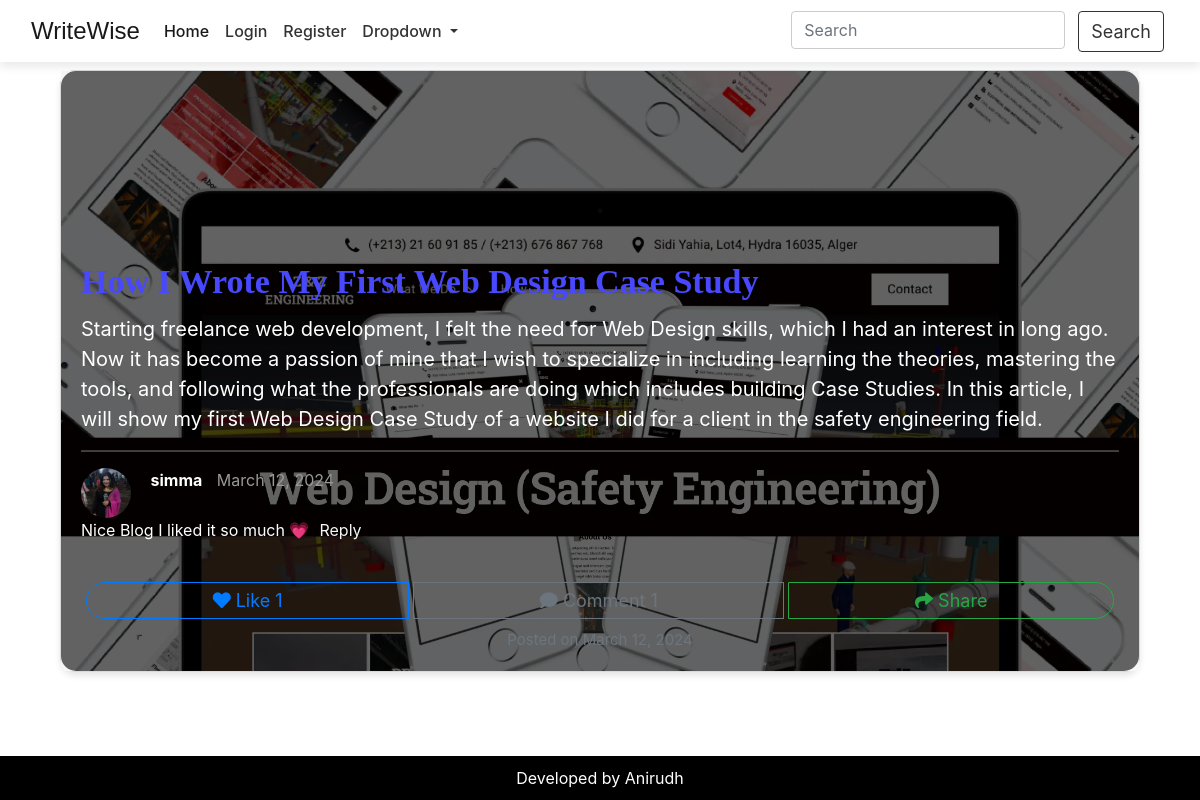
The app's page /12/ with its own data.
### blogApp/models.py (models this page shows, shortened)
class BlogPost(models.Model):
    title = models.CharField(max_length=255)
    content = models.TextField()
    author = models.ForeignKey(User, on_delete = models.SET_NULL, null=True, related_name="blog_posts")
    publication_date = models.DateTimeField(auto_now_add=True)
    featured_image = models.ImageField(upload_to="blog/images", blank=True, null=True)
    video = models.FileField(upload_to="blog/videos", blank=True, null=True)
    liked_by = models.ManyToManyField(User, related_name="liked_posts", blank=True)

class Comment(models.Model):
    blog_post = models.ForeignKey(BlogPost, on_delete = models.CASCADE,  related_name="comments")
    author = models.ForeignKey(User, on_delete = models.CASCADE)
    content = models.TextField()
    publication_date = models.DateTimeField(auto_now_add=True)

### userApp/models.py (models this page shows, shortened)
class UserProfile(models.Model):
    user = models.OneToOneField(User, on_delete=models.CASCADE, related_name="profile")
    profile_picture = models.ImageField(upload_to="profile/pictures", default="images\man.png", null=True, blank=True)
    bio = models.TextField(blank=True)
    is_private = models.BooleanField(default=False)
    followers = models.ManyToManyField(User, related_name='following', blank=True)
    following = models.ManyToManyField(User, related_name='followers', blank=True)

### blogApp/views.py (the view)
# urls.py: path('<int:pk>/', blog_details, name='blog-details'),
def blog_details(request, pk):
    try:
        blog = get_object_or_404(BlogPost, pk = pk)
        comments = Comment.objects.filter(blog_post = blog)
        noOfLikes = blog.liked_by.count()
        noOfComments =  Comment.objects.filter(blog_post = blog).count()
        replies = {}
        for comment in comments:
            replies[comment] = comment.replies.all()
        comments_with_replies = [(comment, replies.get(comment, [])) for comment in comments]
        context = {
            'title': 'blog-details',
            'blog': blog,
            'comments': comments,
            'noOfLikes': noOfLikes,
            'noOfComments': noOfComments,
            'replies': replies,
            'comments_with_replies': comments_with_replies,
        }
        return render(request, 'blogApp/blog_details.html', context)
    except Exception as e:
        print(f"Error in blog details page: {e}")
        messages.error(request, 'An error occurred while loading the blog details page.')
        return redirect('blogApp:home-page')

### userApp/context_processors.py (called while the page is built)
def notification_count(request):
    try:
        if request.user.is_authenticated:
            no_of_request = FollowRequest.objects.filter(to_user=request.user, is_accepted=False).count()
        else:
            no_of_request = 0
    except Exception as e:
        no_of_request = 0
    return {'notification_count': no_of_request}

### blogApp/templates/blogApp/blog_details.html (shortened to what this page needs)
{% extends 'blogApp/base.html' %} {% load static %} {% block content %}
<div class="container mt-5">
  <div class="row justify-content-center">
    <div class="col-md-12">
      <div class="card mb-4 mx-auto">
        <div class="position-relative">
          <div class="overflow-hidden position-relative" style="height: 600px">
            <img
              src="{{ blog.featured_image.url }}"
              class="card-img-top blur-image"
              alt="Blog Image"
            />
            <div
              class="card-img-overlay text-white d-flex flex-column justify-content-end"
            >
              <div
                class="scrollable-text"
                style="max-height: 300px; overflow-y: auto"
              >
                <h5 class="card-title">{{ blog.title }}</h5>
                <p class="card-text">{{ blog.content }}</p>
                <hr />
                {% include "blogApp/commentdisplay.html" %}
              </div>
              <div class="btn-group">
                <button
                  type="button"
                  class="btn btn-sm btn-outline-primary btn-radius"
                  onclick="likePost({{ blog.id }})"
                >
                  <i class="fas fa-heart"></i> Like
                  <span id="likeCount">{{ noOfLikes }}</span>
                </button>
                <button
                  type="button"
                  class="btn btn-sm btn-outline-secondary"
                  onclick="toggleCommentForm()"
                >
                  <i class="fas fa-comment"></i> Comment
                  <span id="commentCount">{{ noOfComments }}</span>
                </button>
                <button
                  type="button"
                  class="btn btn-sm btn-outline-success btn-radius"
                >
                  <i class="fas fa-share"></i> Share
                </button>
              </div>
              <small class="text-muted"
                >Posted on {{ blog.publication_date|date:"F d, Y" }}</small
              >
            </div>
          </div>
        </div>
      </div>
    </div>
  </div>
</div>
{% endblock %}

### blogApp/templates/blogApp/commentdisplay.html (shortened to what this page needs)
{% load static %}
<div id="comments">
  {% for comment, reply_queryset in comments_with_replies %}
    <div class="comment">
      <div class="comment-header">
        {% if comment.author.profile.profile_picture %}
          <img
            src="{{ comment.author.profile.profile_picture.url }}"
            class="profile-picture"
            alt="Profile Picture"
          />
        {% else %}
          <img
            src="{% static 'images/man.png' %}"
            class="profile-picture"
            alt="Profile Picture"
          />
        {% endif %}
        <div class="comment-info">
          <span class="comment-author">{{ comment.author }}</span>
          <span class="comment-date">{{ comment.publication_date|date:"F d, Y" }}</span>
        </div>
      </div>
      <div class="comment-content-wrapper">
        <div class="comment-content">{{ comment.content }}</div>
        <a href="{% url 'blogApp:reply' pk=comment.pk %}" class="reply-link">Reply</a>
      </div>
      <div class="replies">
        {% for reply in reply_queryset %}
          <div class="reply">
          </div>
        {% endfor %}
      </div>
    </div>
  {% endfor %}
</div>

### blogApp/static/css/comment.css (style rules this page uses)
.comment { margin-bottom: 20px; }
.profile-picture { width: 50px; height: 50px; border-radius: 50%; margin-right: 15px; object-fit: cover; }
.comment-info { display: inline-block; vertical-align: top; }
.comment-author { font-weight: bold; }
.comment-date { margin-left: 10px; color: #999; }
.comment-content { margin-right: 10px; }
.replies { margin-left: 60px; }
.reply { margin-top: 10px; padding: 10px; border-radius: 5px; }
.comment-content-wrapper { display: flex; align-items: center; }
.reply-link { text-decoration: none; color: #F5F5F5; }

### blogApp/static/css/blog_details.css (style rules this page uses)
.card { background-color: #f8f9fa; border-radius: 15px; box-shadow: 0 4px 6px rgba(0, 0, 0, 0.1); }
.card-img-overlay { background-color: rgba(0, 0, 0, 0.6); border-radius: 15px; padding: 20px; display: flex; flex-direction: column; justify-content: center; }
.card-title { font-size: 34px; font-weight: bold; color: rgb(72, 72, 255); font-family: cursive; }
.card-text { font-size: 20px; }
.btn-group { margin-top: 20px; text-align: center; }
.btn { font-size: 18px; margin: 0 5px; }
.text-muted { font-size: 15px; text-align: center; margin-top: 10px; }
.scrollable-text { scrollbar-width: none; }
.btn-radius { border-radius: 20px; }

### records on screen
BlogPost: featured_image (picture), title "How I Wrote My First Web Design Case Study", content "Starting freelance web development, I felt the need for Web Design skills, which I had an interest in long ago. Now it has become a passion of mine that I wish to specialize in including learning the theories, mastering the tools, and following what the professionals are doing which includes building Case Studies. In this article, I will show my first Web Design Case Study of a website I did for a client in the safety engineering field.", publication_date "March 12, 2024"
Comment: author.profile.profile_picture (picture), author "simma", publication_date "March 12, 2024", content "Nice Blog I liked it so much 💗"

### other values on screen
{{ noOfLikes }} "1"
{{ noOfComments }} "1"
